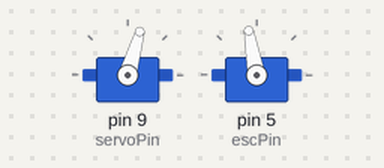
The sketch below on a simulated Arduino Uno, built with avr-gcc and run on an emulated ATmega328P. Parts: 2 × servo.

Above: at 1.55 s.
Timing chart, 0 to 4.5 s (numbered marks = the images above):
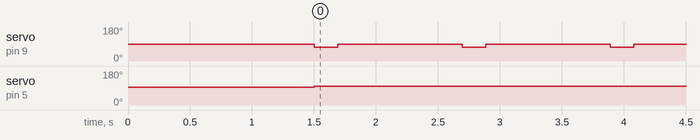

Measured:
- by itself, servo on pin 9 (servoPin): alternates 89° for 1.0 s and 74° for 0.19 s
- by itself, servo on pin 5 (escPin): 95° → 100° at 1.5 s

The sketch:

backup11.ino
```cpp
#include <Servo.h>

int escPin = 5;   // esc 일반 모터 핀 번호
int servoPin = 9; // 서보 모터 핀 번호

// 카운팅용 변수
int count = 0;
unsigned long past = 0; // 과거 시간 저장 변수

// 스피드 지정 96~177 속도 점점 증가 및 중간부터 풀스로틀
// 정지 8~22
int speeds[] = {8, 100, 101, 102, 103, 104};

// 각도 0, 14, 29, 44, 59, 74, 89(중립), 104, 119, 134, 149, 164, 179
// directions[6]이 중앙 전진
int pos = 0;
// 좌6단, 전진(6), 우6단
int directions[] = {0, 14, 29, 44, 59, 74, 89, 104, 119, 134, 149, 164, 179};

String input_data;

Servo esc;
Servo servo;

// 전진 :: 파라미터에 따른 속도 조절
void speedController(int speedStatus) {
  esc.write(speeds[speedStatus]);
  delay(1);
}

// 조향 :: x < 6(좌측) / 6(전방) / x > 6(우측)
void directionController(int directionStatus) {
//  speedController(3);
  servo.write(directions[directionStatus]);
  delay(1);
}

void setup() {
  Serial.begin(9600);
  pinMode(servoPin, OUTPUT);
  pinMode(escPin, OUTPUT);

  servo.attach(servoPin);
  esc.attach(escPin);

  // bldc 모터, 서보 모터 초기화
  servo.write(89);
  esc.write(95);

  delay(1500);
}

void loop() {
  // 시리얼 통신
  // 스레드 지원 X : 스레드를 읽고 값이 있으면 반영, 없으면 예외처리
//  input_data = Serial.readString();
//
//  String text = "";
//
//  if(input_data[0] == '0')
//  {
//    for (int i = 0; i < input_data.length()-1; i++) {
//      text += input_data[i];
//      Serial.println((String)"input Data1 : " + input_data[i]);
//    }
//    Serial.println((String)"input Data1 length : " + input_data.length());
//    delay(1000);
//  }
//  else
//  {
//    Serial.println((String)"input Data2 : " + input_data);
//    delay(1000);
//  }
//
//  Serial.println((String)"text : " + text);
//  text = "";

  // 15초 테스트를 위한 코드
//  unsigned long now = millis(); // 현재 시간을 저장
//  if(now >= 15000){
//    Serial.println((String)"15초란다 친구야");
//    delay(500);
//    exit(0);
//  }

//  Serial.println((String)"전방 조향");
//  servo.write(89);
//  for(int i=0; i < directions.length; i +=1) {
//    Serial.println((String)"조향 각도" + directions[i]);
//    servo.write(directions[i]);
//    delay(50);
//  }

  // 외부 전방 전진 각도 수정을 위한 코드
//  Serial.println((String)"전진 1단");
//  speedController(1);
//  directionController(6);
//  delay(3000);
//  Serial.println((String)"조향 좌1단");
//  speedController(8);   // 조향할 때 속도 조절 시 +2단 +3단 어떤 속도가 나은가
//  directionController(3);
//  delay(2000);

  // 코너 돌기 코드
  speedController(1);
  directionController(5);
  delay(190);
  directionController(6);
  delay(1000);
}
```
